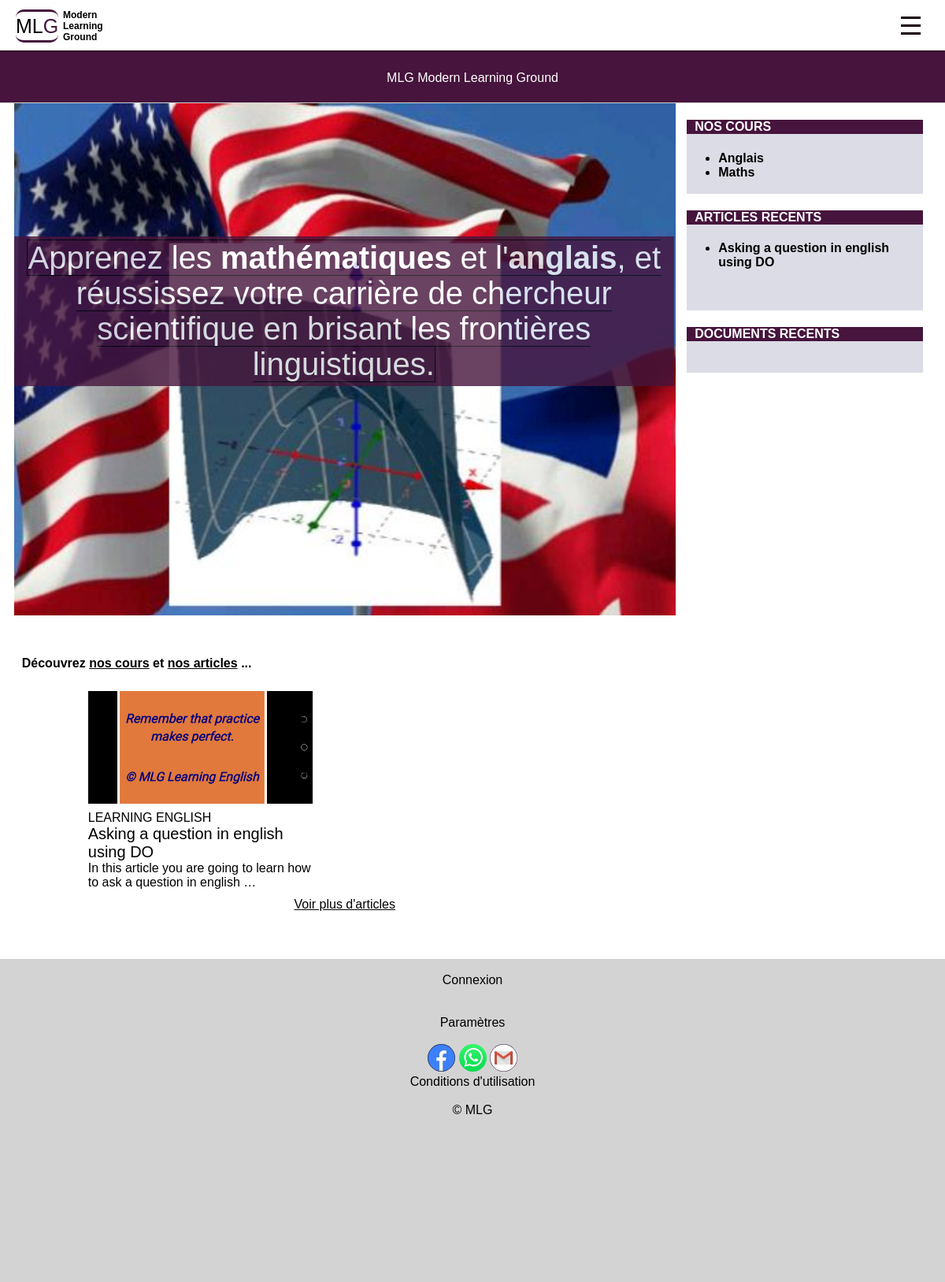
The page / on the database its author committed.
### articles/models.py (models this page shows, shortened)
class Article(models.Model):
  title = models.CharField(max_length=100)
  categorie = models.ForeignKey(Categorie, on_delete=models.CASCADE, null=True)
  slug = models.SlugField(max_length=255, unique=True, blank=True)
  author = models.ForeignKey(User, on_delete=models.SET_NULL, null=True, blank=True)
  updated_on = models.DateTimeField(auto_now=True)
  content = models.TextField(blank=True, verbose_name='Contenu')
  photo = models.ImageField(null=True, upload_to='images')
  pub_date = models.DateTimeField(null=True)
  published = models.BooleanField(default=False)

### learning/models.py (models this page shows)
class Categorie(models.Model):
  nom = models.CharField(max_length=20, null=False, verbose_name='Nom')
  def __str__(self):
    return self.nom
  class Meta:
    verbose_name="Catégorie"

### learning/views.py (the view)
# urls.py: path('', views.index_view, name='home'),
def index_view(request):
    try:
      home_cover_image = HomeCoverImage.objects.get(pk=1)
    except:
      home_cover_image = ""
    myarticles = Article.objects.filter(published = True)
    articles = myarticles.order_by('-pub_date')[: 2]
    documents = Document.objects.all()
    context = {'home_cover_image':home_cover_image, 'articles':articles, 'documents':documents}
    return render(request, 'learning/index.html', context)

### learning/templates/learning/index.html (shortened to what this page needs)
{% extends 'base_template.html' %}
{% block content %}
<div class="mlg-home">
  <div>
  </div>
  <div class="intro-mlg">
    <span>Apprenez les <b>mathématiques</b> et l'<b>anglais</b>, et réussissez votre carrière de chercheur scientifique en brisant les frontières linguistiques.</span>
  </div>
</div>
<br><br>
<p style="float:left;font-weight:bold;margin-left:10px;">
  Découvrez <a href="{% url 'cours' %}">nos cours</a> et <a href="{% url 'articles'%}">nos articles</a> ...
</p>
<br><br>
{% if articles %}
<div class="nosarticles">
  {% for article in articles %}
  {% autoescape off%}
  <div class="homearticle">
    <div>
      <a href="{% url 'article-details' article.slug %}">
        <img src="{{ article.photo.url }}" alt="photo" />
      </a>
    </div>
    <span class="categorie">{{ article.categorie}}</span>
    <br>
    <span style="font-weight:500;font-size:20px;"> <a href="{% url 'article-details' article.slug %}">{{article.title}}</a></span>
    <br>
    <a href="{% url 'article-details' article.slug %}">{{article.content|truncatewords:15}}</a>
    <br>
  </div>
  {% endautoescape %}
  {% endfor %}
  <br>
</div>
<a href="{% url 'articles' %}">Voir plus d'articles</a><br>
{% endif %}
{% endblock %}
{% block aside %}
<div class="aside-main-divs">
  <div class="aside-header-div">
    <h4>
      NOS COURS
    </h4>
  </div>
  <ul>
    <li><b><a href="{% url 'english-lessons' %}">Anglais</a></b></li>
    <li><b><a href="{% url 'maths-lessons' %}">Maths</a></b></li>
    <br>
  </ul>
</div>
<div class="aside-main-divs">
  <div class="aside-header-div">
    <h4>
      ARTICLES RECENTS
    </h4>
  </div>
  <ul>
    {% for article in articles %}
    <li><b><a href="{% url 'article-details' article.slug %}">{{article.title}}</a></b></li> <br>
    {% endfor %}
  </ul>
  <br>
</div>
<div class="aside-main-divs">
  <div class="aside-header-div">
    <h4>
      DOCUMENTS RECENTS
    </h4>
  </div>
  <br>
</div>
{% endblock %}

### templates/base_template.html (shortened to what this page needs)
{% load static %}
<!DOCTYPE html>
<html>
<head>
    <link rel="stylesheet" href="{% static 'learning/main.css' %}" type="text/css" />
</head>
<body>
    <div id="conteneur">
        <center>
            <header>
              <div id="logo">
	<a href = "{% url 'home' %}" id = "logo-link"><div style = "border-top:3px solid rgb(70, 20, 60); border-bottom:3px solid rgb(70, 20, 60);background:white;border-radius:10px;font-family:Arial;">
	 <span style = "font-size:25px; font-weight:500;color:black">ML<span style="color:rgb(70, 20, 60);color:rgb(70, 20, 60);font-size:25px;">G</span> </span>
</div>
</a>
<a href="{% url 'home' %}">
  <span  class="mlg-meaning">Modern Learning Ground</span></a>
              </div> <nav>
<button id="menu-button"><hr><hr><hr></button>
            </nav>
            </header>
<div class="search">
MLG Modern Learning Ground
          </div>
       <section>
       {% block content %}
          {% endblock %}
        </section>
          <aside>{% block aside %} {% endblock %}</aside>
          <footer>
        <br>
{% if not user.is_authenticated %}
<a href="{% url 'login' %}">Connexion</a>
{% endif %}
            <br>
            <br>
            <br>
<a href="{% url 'settings' %}">Paramètres</a>
<br>
           {% include 'footer_links.html' %}
<br>
<a href="#!">Conditions d'utilisation </a> <br>
<br>
© MLG
          </footer>
        </center>
    </div>
</body>
</html>

### templates/footer_links.html
<br>
<a href=" https://free.facebook.com/MLG-Learning-English-106973327498292/?" target="_blank"><img src="/media/images/fcbk.JPG" width="35" height="35"/></a>
<a href="http://www.whatsapp.com"><img src="/media/images/whatsapplg.JPG" width="35" height="35"/></a>
<a href="mailto:bntumbanyembwe@gmail.com"><img src="/media/images/emaillg.jpg" width="35" height="35"/></a>

### learning/static/learning/main.css (style rules this page uses)
body { background-color: rgb(70, 20, 60); font-family: Garamond, Lucida, Arial, sans-serif; }
body a { color: black; }
#conteneur { position: absolute; left: 0px; top: 0px; right: 0px; background: white; z-index: 0; }
header { text-align: center; background-color: white; width: 100%; box-shadow: 0px 0px 3px 0px; height: 45px; margin-bottom: 20px; vertical-align: center; position: fixed; z-index: 99999999; }
.search { width: 100%; height: 40px; font-weight: 500; font-size: 16px; color: white; background-color: rgb(70, 20, 60); padding-top: 70px; z-index: 9999999; }
#logo { margin-top: 5px; padding-left: 10px; display: inline-block; float: left; z-index: 9999999; }
#logo a { text-decoration: none; }
.mlg-meaning { display: none; }
button { border-radius: 20px; background-color: rgb(70, 20, 60); color: white; }
#menu-button { position: absolute; top: 5px; right: 25px; border: 0px solid white; background-color: white; }
#menu-button hr { width: 23px; height: 1.3px; background-color: rgb(70, 20, 60); border: 0.1px solid black; }
section { display: block; align-items: center; margin-bottom: 50px; min-height: 200px; }
aside { display: block; text-align: left; padding-left: 10px; padding-right: 10px; padding-bottom: 10px; }
aside a { text-decoration:none; }
.aside-main-divs { background : rgb(220, 220, 230); }
.aside-header-div { background-color:rgb(70, 20, 60); text-align:left; padding-left:10px; color:white; }
footer { background: lightgray; height: 200px; padding-bottom: 10px; margin-top: 10px; }
footer img { border-radius: 20px; }
footer a { text-decoration:none; }
div.mlg-home { color: white; width: 100%; font-weight: 500; }
.intro-mlg { position: absolute; top:200px; padding: 5px; background-color: rgb(70, 20, 60); opacity: 0.8; }
.intro-mlg span { border: 1px solid black; }
.nosarticles { margin-top: 5px; }
.homearticle div { max-height: 230px; overflow: hidden; margin-bottom: 5px; width: 100%; }
.homearticle { width: 85%; text-align: left; margin-bottom: 15px; margin: 10px; }
.homearticle a { text-decoration: none; }
.homearticle img { width: 100%; height: 70%; }
.homearticle .categorie { text-transform: uppercase; }
@media screen and (min-width: 900px) { #conteneur { position: absolute; left: 0px; top: 0px; right: 0px; background: white; } }
@media screen and (min-width: 900px) { header { text-align: center; width: 100%; height: 64px; vertical-align: center; } }
@media screen and (min-width: 900px) { .search { padding-top: 90px; border-bottom: 1px solid lightgray; } }
@media screen and (min-width: 900px) { #logo { margin-top: 12px; padding-left: 20px; display: inline-block; font-size: 30px; float: left; margin-right: 50px; } }
@media screen and (min-width: 900px) { #logo div { padding-bottom: 2px; } }
@media screen and (min-width: 900px) { .mlg-meaning { display: block; font-size: 12px; position: absolute; top: 12px; left: 80px; width: 30px; font-weight: bold; } }
@media screen and (min-width: 900px) { #logo a { text-decoration: none; } }
@media screen and (min-width: 900px) { #menu-button { position: absolute; top: 13px; } }
@media screen and (min-width: 900px) { .nosarticles { display: grid; grid-template-columns: repeat(2, 50%); grid-gap: 10px; align-content: center; border-radius: 3px; width: 80%; } }
@media screen and (min-width: 900px) { div.mlg-home { background-color: black; font-size: 40px; align-content: center; border-radius: 3px; width: 100%; } }
@media screen and (min-width: 900px) { div.mlg-home div { max-height: 650px; overflow: hidden; } }
@media screen and (min-width: 900px) { nav { display: inline-block; width: 60%; font-family: Arial; padding-bottom: 5px; } }
@media screen and (min-width: 900px) { .intro-mlg { width:69%; position:absolute; top:300px; } }
@media screen and (min-width: 900px) { header span { font-size: 14px; } }
@media screen and (min-width: 900px) { section { display: inline-block; width: 70%; min-height: 850px; } }
@media screen and (min-width: 900px) { aside { width: 25%; display: inline-block; vertical-align: top; text-align: left; } }
@media screen and (min-width: 900px) { footer { height: 400px; } }

### rows shown on the page
Article: photo (picture), categorie "LEARNING ENGLISH", title "Asking a question in english using DO", content "In this article you are going to learn how to ask a question in english …"
